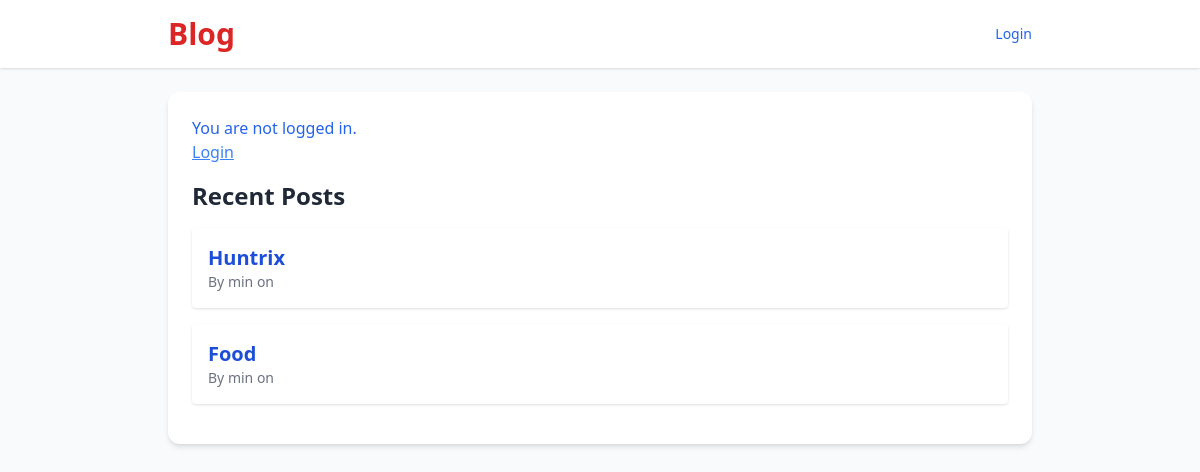
Before: / with the older database file.
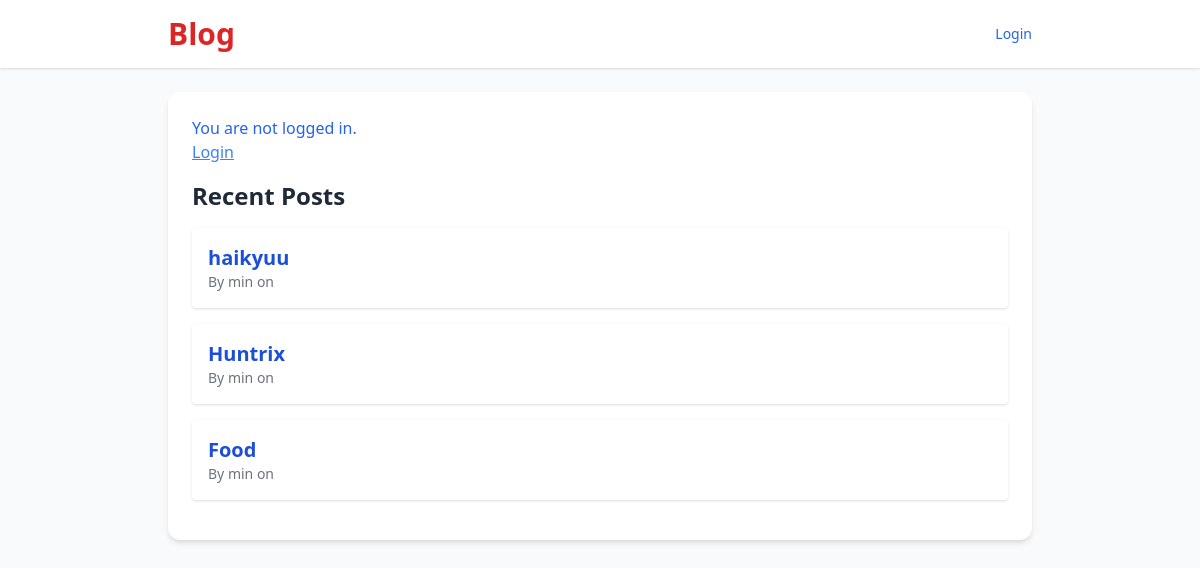
After: the same page with the newer database file.
### blog/models.py (models this page shows, shortened)
class Post(models.Model):
    author = models.ForeignKey(settings.AUTH_USER_MODEL, on_delete=models.CASCADE)
    title = models.CharField(max_length=200)
    text = models.TextField()
    image = models.ImageField(upload_to='post_images/', blank=True, null=True)
    created_date = models.DateTimeField(default=timezone.now)
    published_date = models.DateTimeField(blank=True, null=True)

### blog/views.py (the view)
# urls.py: 2. Add a URL to urlpatterns:  path('', views.home, name='home')
def home(request):
    posts = Post.objects.filter(published_date__lte=timezone.now()).order_by('-published_date')
    return render(request, 'blog/home.html', {'posts': posts})

### blog/templates/blog/home.html (shortened to what this page needs)
{% extends "blog/base.html" %} {% block content %}
<div class="mb-4">
  {% if user.is_authenticated %}
  <p class="text-green-700 font-semibold">Welcome, {{ user.username }}!</p>
  {% comment %} <a href="{% url 'logout' %}" class="text-red-500 underline">Logout</a> {% endcomment %}
  <form method="POST" action="{% url 'logout' %}" style="display: inline;">
  {% csrf_token %}
  <button type="submit" class="btn btn-link" style="border: none; background: none; padding: 0; color: blue; cursor: pointer;">
    Logout
  </button>
</form>
  {% else %}
  <p class="text-blue-600">You are not logged in.</p>
  <a href="{% url 'login' %}" class="text-blue-500 underline">Login</a>
  {% endif %}
</div>
<h2 class="text-2xl font-bold mb-4">Recent Posts</h2>
{% for post in posts %}
<div class="mb-4 p-4 bg-white rounded shadow">
  <h3 class="text-xl font-bold">
    <a
      href="{% url 'post_detail' pk=post.pk %}"
      class="text-blue-700 hover:underline"
    >
      {{ post.title }}
    </a>
  </h3>
  <p class="text-gray-500 text-sm">
    By {{ post.author }} on {{ post.published_at|date:"F d, Y" }}
  </p>
</div>
{% empty %}
<p>No posts yet. Stay tuned!</p>
{% endfor %} {% endblock %}

### blog/templates/blog/base.html (shortened to what this page needs)
{% load static %}
<!DOCTYPE html>
<html lang="en">
  <head>
    <script src="https://cdn.tailwindcss.com"></script>
  </head>
  <body class="bg-gray-50 text-gray-800 font-sans">
    <header class="bg-white shadow">
      <div
        class="max-w-4xl mx-auto px-4 py-4 flex justify-between items-center"
      >
        <h1 class="text-3xl font-bold text-red-600">
          <a href="/">Blog</a>
        </h1>
        <div class="flex items-center space-x-4">
          {% if user.is_authenticated %}
          <a
            href="{% url 'post_new'%}"
            class="text-sm text-green-600 hover:underline flex items-center gap-1"
          >
            {% include "./icons/file-earmark-plus.svg" %} New Post
          </a>
          <p class="text-sm">
            Welcome, <span class="font-medium">{{ user.username }}</span>!
            <form method="POST" action="{% url "logout" %}" style="display: inline;" >
              {% csrf_token %}
              <button class="btn btn-link" style="border: none; background: none;">
                Logout
              </button>
            </form>
          </p>
          {% else %}
          <a href="{% url "login" %}" class="text-sm text-blue-600 hover:underline">Login </a>
          {% endif %}
        </div>
      </div>
    </header>
    <main class="max-w-4xl mx-auto px-4 py-6">
      <div class="bg-white shadow-md rounded-xl p-6">
        {% block content %}{% endblock %}
      </div>
    </main>
  </body>
</html>

Changed rows visible on the page:
added Post: title "haikyuu", author "min"
